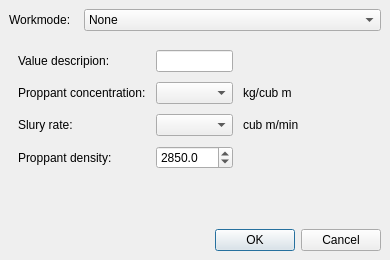
<?xml version="1.0" encoding="UTF-8"?>
<ui version="4.0">
 <class>ZonesAmountDialog</class>
 <widget class="QDialog" name="ZonesAmountDialog">
  <property name="geometry">
   <rect>
    <x>0</x>
    <y>0</y>
    <width>355</width>
    <height>260</height>
   </rect>
  </property>
  <property name="windowTitle">
   <string>Zones amount settings</string>
  </property>
  <layout class="QVBoxLayout" name="verticalLayout">
   <property name="leftMargin">
    <number>0</number>
   </property>
   <property name="topMargin">
    <number>0</number>
   </property>
   <property name="rightMargin">
    <number>0</number>
   </property>
   <property name="bottomMargin">
    <number>0</number>
   </property>
   <item>
    <layout class="QVBoxLayout" name="verticalLayout_2">
     <property name="spacing">
      <number>10</number>
     </property>
     <property name="leftMargin">
      <number>9</number>
     </property>
     <property name="topMargin">
      <number>9</number>
     </property>
     <property name="rightMargin">
      <number>9</number>
     </property>
     <property name="bottomMargin">
      <number>9</number>
     </property>
     <item>
      <layout class="QHBoxLayout" name="horizontalLayout">
       <item>
        <widget class="QLabel" name="label">
         <property name="text">
          <string>Workmode: </string>
         </property>
        </widget>
       </item>
       <item>
        <widget class="QComboBox" name="cbWorkmode">
         <item>
          <property name="text">
           <string>None</string>
          </property>
         </item>
         <item>
          <property name="text">
           <string>Volume from rate</string>
          </property>
         </item>
         <item>
          <property name="text">
           <string>Proppant mass from concentration and slurry rate</string>
          </property>
         </item>
         <item>
          <property name="text">
           <string>Proppant mass from concentration and fluid rate</string>
          </property>
         </item>
        </widget>
       </item>
       <item>
        <spacer name="horizontalSpacer">
         <property name="orientation">
          <enum>Qt::Horizontal</enum>
         </property>
         <property name="sizeHint" stdset="0">
          <size>
           <width>40</width>
           <height>20</height>
          </size>
         </property>
        </spacer>
       </item>
      </layout>
     </item>
     <item>
      <widget class="QStackedWidget" name="stackedWidget">
       <property name="currentIndex">
        <number>2</number>
       </property>
       <widget class="QWidget" name="nonePage"/>
       <widget class="QWidget" name="volumePage">
        <layout class="QGridLayout" name="gridLayout_3" columnstretch="0,1,0,1">
         <item row="0" column="0">
          <widget class="QLabel" name="label_7">
           <property name="text">
            <string>Value descripion:</string>
           </property>
          </widget>
         </item>
         <item row="1" column="1">
          <widget class="QComboBox" name="cbRate"/>
         </item>
         <item row="2" column="1">
          <spacer name="verticalSpacer_3">
           <property name="orientation">
            <enum>Qt::Vertical</enum>
           </property>
           <property name="sizeHint" stdset="0">
            <size>
             <width>20</width>
             <height>40</height>
            </size>
           </property>
          </spacer>
         </item>
         <item row="0" column="3">
          <spacer name="horizontalSpacer_4">
           <property name="orientation">
            <enum>Qt::Horizontal</enum>
           </property>
           <property name="sizeHint" stdset="0">
            <size>
             <width>40</width>
             <height>20</height>
            </size>
           </property>
          </spacer>
         </item>
         <item row="0" column="1">
          <widget class="QLineEdit" name="leVolume"/>
         </item>
         <item row="1" column="0">
          <widget class="QLabel" name="label_8">
           <property name="text">
            <string>Rate:</string>
           </property>
          </widget>
         </item>
         <item row="1" column="2">
          <widget class="QLabel" name="label_11">
           <property name="text">
            <string>cub m/min</string>
           </property>
          </widget>
         </item>
        </layout>
       </widget>
       <widget class="QWidget" name="mFromDpPage">
        <layout class="QGridLayout" name="gridLayout" columnstretch="0,1,0,1">
         <property name="spacing">
          <number>10</number>
         </property>
         <item row="2" column="0">
          <widget class="QLabel" name="label_3">
           <property name="text">
            <string>Slury rate:</string>
           </property>
          </widget>
         </item>
         <item row="2" column="1">
          <widget class="QComboBox" name="cbPropRate"/>
         </item>
         <item row="3" column="1">
          <widget class="QDoubleSpinBox" name="sbPropDens">
           <property name="decimals">
            <number>1</number>
           </property>
           <property name="maximum">
            <double>1000000.000000000000000</double>
           </property>
           <property name="value">
            <double>2850.000000000000000</double>
           </property>
          </widget>
         </item>
         <item row="3" column="0">
          <widget class="QLabel" name="label_4">
           <property name="text">
            <string>Proppant density:</string>
           </property>
          </widget>
         </item>
         <item row="0" column="0">
          <widget class="QLabel" name="label_9">
           <property name="text">
            <string>Value descripion:</string>
           </property>
          </widget>
         </item>
         <item row="1" column="3">
          <spacer name="horizontalSpacer_2">
           <property name="orientation">
            <enum>Qt::Horizontal</enum>
           </property>
           <property name="sizeHint" stdset="0">
            <size>
             <width>40</width>
             <height>20</height>
            </size>
           </property>
          </spacer>
         </item>
         <item row="1" column="1">
          <widget class="QComboBox" name="cbPropConc"/>
         </item>
         <item row="4" column="1">
          <spacer name="verticalSpacer_2">
           <property name="orientation">
            <enum>Qt::Vertical</enum>
           </property>
           <property name="sizeHint" stdset="0">
            <size>
             <width>20</width>
             <height>40</height>
            </size>
           </property>
          </spacer>
         </item>
         <item row="1" column="0">
          <widget class="QLabel" name="label_2">
           <property name="text">
            <string>Proppant concentration:</string>
           </property>
          </widget>
         </item>
         <item row="0" column="1">
          <widget class="QLineEdit" name="leProp"/>
         </item>
         <item row="2" column="2">
          <widget class="QLabel" name="label_12">
           <property name="text">
            <string>cub m/min</string>
           </property>
          </widget>
         </item>
         <item row="1" column="2">
          <widget class="QLabel" name="label_13">
           <property name="text">
            <string>kg/cub m</string>
           </property>
          </widget>
         </item>
        </layout>
       </widget>
       <widget class="QWidget" name="mFromVfPage">
        <layout class="QGridLayout" name="gridLayout_2" columnstretch="0,1,0,1">
         <property name="spacing">
          <number>10</number>
         </property>
         <item row="2" column="1">
          <widget class="QComboBox" name="cbFluidRate"/>
         </item>
         <item row="0" column="1">
          <widget class="QLineEdit" name="leProp_fluid"/>
         </item>
         <item row="0" column="0">
          <widget class="QLabel" name="label_10">
           <property name="text">
            <string>Value descripion:</string>
           </property>
          </widget>
         </item>
         <item row="1" column="3">
          <spacer name="horizontalSpacer_3">
           <property name="orientation">
            <enum>Qt::Horizontal</enum>
           </property>
           <property name="sizeHint" stdset="0">
            <size>
             <width>85</width>
             <height>20</height>
            </size>
           </property>
          </spacer>
         </item>
         <item row="2" column="0">
          <widget class="QLabel" name="label_6">
           <property name="text">
            <string>Fluid rate:</string>
           </property>
          </widget>
         </item>
         <item row="1" column="0">
          <widget class="QLabel" name="label_5">
           <property name="text">
            <string>Proppant concentration:</string>
           </property>
          </widget>
         </item>
         <item row="1" column="1">
          <widget class="QComboBox" name="cbPropConc_fluid"/>
         </item>
         <item row="3" column="1">
          <spacer name="verticalSpacer">
           <property name="orientation">
            <enum>Qt::Vertical</enum>
           </property>
           <property name="sizeHint" stdset="0">
            <size>
             <width>20</width>
             <height>40</height>
            </size>
           </property>
          </spacer>
         </item>
         <item row="2" column="2">
          <widget class="QLabel" name="label_14">
           <property name="text">
            <string>cub m/min</string>
           </property>
          </widget>
         </item>
         <item row="1" column="2">
          <widget class="QLabel" name="label_15">
           <property name="text">
            <string>kg/cub m</string>
           </property>
          </widget>
         </item>
        </layout>
       </widget>
      </widget>
     </item>
     <item>
      <widget class="QDialogButtonBox" name="buttonBox">
       <property name="orientation">
        <enum>Qt::Horizontal</enum>
       </property>
       <property name="standardButtons">
        <set>QDialogButtonBox::Cancel|QDialogButtonBox::Ok</set>
       </property>
      </widget>
     </item>
    </layout>
   </item>
  </layout>
 </widget>
 <resources/>
 <connections>
  <connection>
   <sender>buttonBox</sender>
   <signal>accepted()</signal>
   <receiver>ZonesAmountDialog</receiver>
   <slot>accept()</slot>
   <hints>
    <hint type="sourcelabel">
     <x>257</x>
     <y>295</y>
    </hint>
    <hint type="destinationlabel">
     <x>157</x>
     <y>274</y>
    </hint>
   </hints>
  </connection>
  <connection>
   <sender>buttonBox</sender>
   <signal>rejected()</signal>
   <receiver>ZonesAmountDialog</receiver>
   <slot>reject()</slot>
   <hints>
    <hint type="sourcelabel">
     <x>325</x>
     <y>295</y>
    </hint>
    <hint type="destinationlabel">
     <x>286</x>
     <y>274</y>
    </hint>
   </hints>
  </connection>
 </connections>
</ui>
